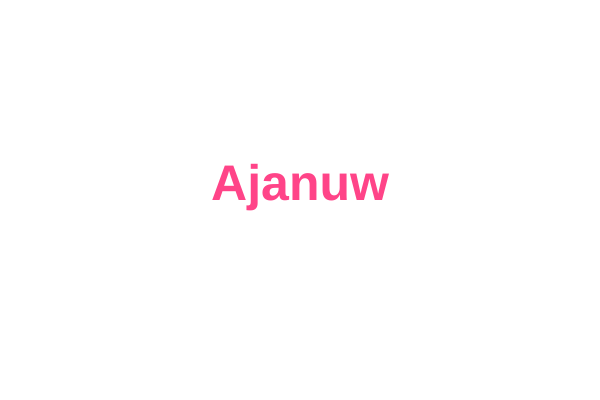
Frame 1 (no input)
Frame 60 (no input): identical to frame 1, image omitted
Frame 120 (the mouse pressed at the canvas centre since frame 60): identical to frame 1, image omitted

The p5.js sketch that drew this single still picture (run headless with seeded random() and noise() and a simulated clock; from frame 60 on, the mouse is pressed at the canvas centre):

// p5.js sketch
// ── sketch.js
let rangeInput;
let input;

let t = 'Ajanuw';
let fontSize = 50;

function setup() {
  createCanvas(600, 400);

  my_createInput();
  my_createRange();
}

function handleInput() {
  t = input.value();
}

function draw() {
  background(255);

  fill('#f48');
  textSize(fontSize);
  textAlign(CENTER);
  textLeading(30);
  textStyle(BOLD);
  // textBounds()
  text(t, 300, 200);
}

// 文字内容控制器
function my_createInput() {
  input = createInput(t, 'text').input(() => {
    t = input.value();
  });
}

// 文字大小控制器
function my_createRange() {
  rangeInput = createInput(t, 'range')
    .attribute('min', '30')
    .attribute('max', '100')
    .attribute('value', fontSize)
    .input(() => {
      fontSize = rangeInput.value();
    });
}
